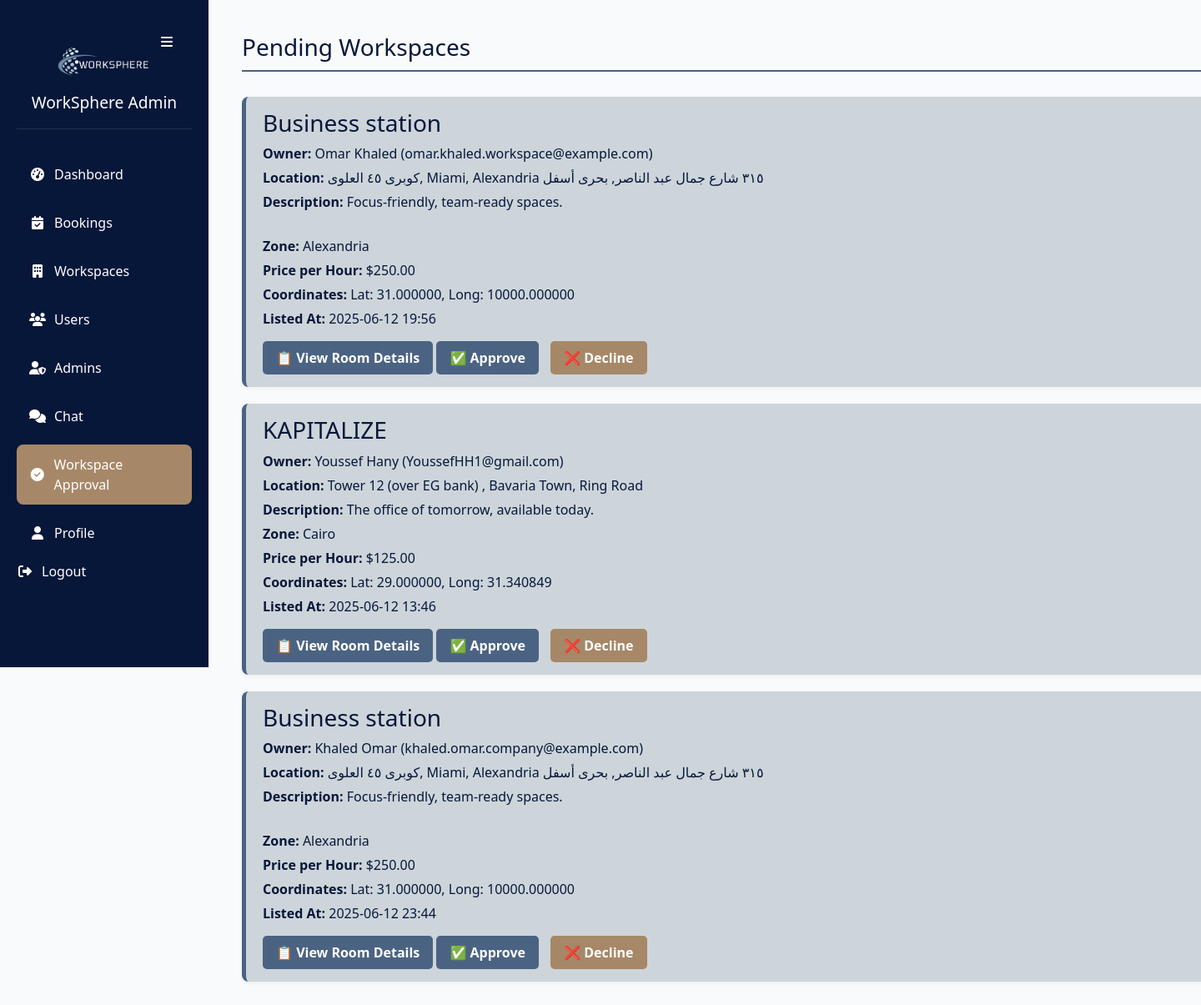
The app's page /admin/workspace_approval.php (signed in) with its own data.
### tables this page shows
CREATE TABLE `workspaces` (
  `workspace_id` int(11) NOT NULL,
  `user_id` int(11) NOT NULL,
  `name` varchar(255) NOT NULL,
  `location` varchar(255) NOT NULL,
  `description` longtext DEFAULT NULL,
  `price/hr` float DEFAULT NULL,
  `zone_id` int(11) NOT NULL,
  `created_at` timestamp NOT NULL DEFAULT current_timestamp(),
  `Availability` tinyint(4) NOT NULL DEFAULT 1,
  `latitude` float(10,6) NOT NULL,
  `longitude` float(10,6) NOT NULL
);

CREATE TABLE `users` (
  `user_id` int(11) NOT NULL,
  `name` varchar(255) NOT NULL,
  `email` varchar(255) NOT NULL,
  `phone` varchar(15) NOT NULL,
  `password` varchar(255) NOT NULL,
  `age` int(11) DEFAULT NULL,
  `job_title` varchar(255) DEFAULT NULL,
  `image` longtext DEFAULT 'default.png',
  `location` varchar(255) DEFAULT NULL,
  `created_at` timestamp NOT NULL DEFAULT current_timestamp(),
  `role_id` int(11) DEFAULT NULL,
  `last_seen` datetime NOT NULL DEFAULT current_timestamp(),
  `company_name` varchar(255) DEFAULT NULL,
  `contact_info` varchar(255) DEFAULT NULL,
  `company_type` varchar(255) DEFAULT NULL,
  `zone_id` int(11) DEFAULT NULL,
  `portfolio` longtext DEFAULT NULL,
  `action` varchar(255) NOT NULL DEFAULT 'active'
);

CREATE TABLE `zone` (
  `zone_id` int(11) NOT NULL,
  `zone_name` varchar(255) NOT NULL
);

### admin/workspace_approval.php (the view, shortened to what this page needs)
<?php
include "sidebar.php";
$workspaces_query = "SELECT
        w.workspace_id, w.name, w.location, w.description, w.`price/hr`, w.latitude, w.longitude, w.created_at,
        z.zone_name,
        u.name AS owner_name, u.email AS owner_email, u.user_id AS owner_id
    FROM workspaces w
    JOIN users u ON w.user_id = u.user_id
    JOIN zone z ON w.zone_id = z.zone_id
    WHERE w.Availability = 1
";
$result = mysqli_query($connect, $workspaces_query);
?>
<!DOCTYPE html>
<html lang="en">
<head>
    <link rel="stylesheet" href="./css/workspace_approval.css" />
    <link rel="stylesheet" href="https://cdn.jsdelivr.net/npm/sweetalert2@11/dist/sweetalert2.min.css">
</head>
<body>
    <div class="main-content" id="mainContent">
    <h2>Pending Workspaces</h2>
    <?php while ($workspace = mysqli_fetch_assoc($result)): ?>
        <div class="workspace-container">
            <h3><?php echo htmlspecialchars($workspace['name']); ?></h3>
            <p><strong>Owner:</strong> <?php echo htmlspecialchars($workspace['owner_name']); ?> (<?php echo htmlspecialchars($workspace['owner_email']); ?>)</p>
            <p><strong>Location:</strong> <?php echo htmlspecialchars($workspace['location']); ?></p>
            <p><strong>Description:</strong> <?php echo nl2br(htmlspecialchars($workspace['description'])); ?></p>
            <p><strong>Zone:</strong> <?php echo htmlspecialchars($workspace['zone_name']); ?></p>
            <p><strong>Price per Hour:</strong> $<?php echo number_format($workspace['price/hr'], 2); ?></p>
            <p><strong>Coordinates:</strong> Lat: <?php echo htmlspecialchars($workspace['latitude']); ?>, Long: <?php echo htmlspecialchars($workspace['longitude']); ?></p>
            <p><strong>Listed At:</strong> <?php echo date("Y-m-d H:i", strtotime($workspace['created_at'])); ?></p>
            <button type="button" onclick="showRoomDetails(<?php echo $workspace['workspace_id']; ?>)" class="view-btn">📋 View Room Details</button>
                    <form method="POST" id="approve-form-<?php echo $workspace['workspace_id']; ?>" style="display:inline;">
                <button type="button" onclick="confirmApprove(<?php echo $workspace['workspace_id']; ?>)" class="approve-btn">✅ Approve</button>
            </form>
            <form method="POST" id="decline-form-<?php echo $workspace['workspace_id']; ?>" style="display:inline;">
                <button type="button" onclick="confirmDecline(<?php echo $workspace['workspace_id']; ?>)" class="decline-btn">❌ Decline</button>
            </form>
        </div>
    <?php endwhile; ?>
    </div>
</body>
</html>

### admin/css/workspace_approval.css (style rules this page uses)
body { font-family: 'Segoe UI', Tahoma, Geneva, Verdana, sans-serif; margin: 0; padding: 20px; background-color: #F9FAFB; color: #071739; }
h2 { color: #071739; font-size: 28px; border-bottom: 2px solid #4B6382; padding-bottom: 10px; margin-bottom: 30px; }
.workspace-container { background-color: #CDD5DB; border-left: 5px solid #4B6382; border-radius: 8px; padding: 15px 20px; margin-bottom: 20px; box-shadow: 0 2px 5px rgba(0, 0, 0, 0.05); }
.workspace-container p { margin: 5px 0; font-size: 16px; }
.approve-btn { background-color: #4B6382; color: #FFFFFF; border: none; padding: 8px 16px; font-weight: bold; border-radius: 5px; cursor: pointer; transition: background 0.3s ease; margin-right: 10px; }
.decline-btn { background-color: #A68868; color: #FFFFFF; border: none; padding: 8px 16px; font-weight: bold; border-radius: 5px; cursor: pointer; transition: background 0.3s ease; }
.view-btn { background-color: #4B6382; color: white; border: none; padding: 8px 16px; font-weight: bold; border-radius: 5px; cursor: pointer; transition: background 0.3s ease; margin-top: 10px; }

### admin/sidebar.php (style rules this page uses)
:root { --primary-color: #071739; --secondary-color: #4B6382; --info-color: #A4B5C4; --light-color: #CDD5DB; --accent-warm: #A68868; --accent-light: #E3C39D; }
body { background-color: #f8f9fa; font-family: 'DM Sans', sans-serif; }
.main-content { margin-left: 250px; padding: 20px; transition: all 0.3s ease; }

### admin/workspace_approval.php (style rules this page uses)
.main-content { margin-left: 250px; padding: 20px; transition: margin-left 0.3s ease, padding 0.3s ease; min-height: 100vh; width: 100%; box-sizing: border-box; }

### records on screen
workspaces: name "Business station", user.name "Omar Khaled", user.email "omar.khaled.workspace@example.com", location "كوبرى ٤٥ العلوى, Miami, Alexandria ٣١٥ شارع جمال عبد الناصر, بحرى أسفل", description "Focus-friendly, team-ready spaces.", zone.zone_name "Alexandria", value "250.00", latitude "31.000000", longitude "10000.000000", created_at "2025-06-12 19:56"
workspaces: name "KAPITALIZE", user.name "Youssef Hany", user.email "YoussefHH1@gmail.com", location "Tower 12 (over EG bank) , Bavaria Town, Ring Road", description "The office of tomorrow, available today.", zone.zone_name "Cairo", value "125.00", latitude "29.000000", longitude "31.340849", created_at "2025-06-12 13:46"
workspaces: name "Business station", user.name "Khaled Omar", user.email "khaled.omar.company@example.com", location "كوبرى ٤٥ العلوى, Miami, Alexandria ٣١٥ شارع جمال عبد الناصر, بحرى أسفل", description "Focus-friendly, team-ready spaces.", zone.zone_name "Alexandria", value "250.00", latitude "31.000000", longitude "10000.000000", created_at "2025-06-12 23:44"
